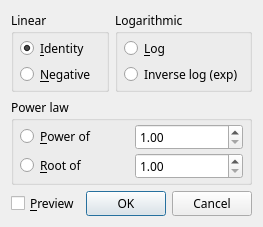
<?xml version="1.0" encoding="UTF-8"?>
<ui version="4.0">
 <class>Trans</class>
 <widget class="QDialog" name="Trans">
  <property name="geometry">
   <rect>
    <x>0</x>
    <y>0</y>
    <width>252</width>
    <height>169</height>
   </rect>
  </property>
  <property name="maximumSize">
   <size>
    <width>16777215</width>
    <height>169</height>
   </size>
  </property>
  <property name="font">
   <font>
    <family>宋体</family>
   </font>
  </property>
  <property name="windowTitle">
   <string>Transformation</string>
  </property>
  <layout class="QGridLayout" name="gridLayout_4">
   <item row="0" column="0">
    <widget class="QGroupBox" name="groupBox_2">
     <property name="title">
      <string>Linear</string>
     </property>
     <layout class="QGridLayout" name="gridLayout_3">
      <property name="leftMargin">
       <number>6</number>
      </property>
      <property name="topMargin">
       <number>3</number>
      </property>
      <property name="rightMargin">
       <number>6</number>
      </property>
      <property name="bottomMargin">
       <number>3</number>
      </property>
      <property name="verticalSpacing">
       <number>3</number>
      </property>
      <item row="0" column="0">
       <widget class="QRadioButton" name="radioButton_i">
        <property name="text">
         <string>&amp;Identity</string>
        </property>
        <property name="checked">
         <bool>true</bool>
        </property>
        <attribute name="buttonGroup">
         <string notr="true">buttonGroup</string>
        </attribute>
       </widget>
      </item>
      <item row="1" column="0">
       <widget class="QRadioButton" name="radioButton_n">
        <property name="text">
         <string>&amp;Negative</string>
        </property>
        <attribute name="buttonGroup">
         <string notr="true">buttonGroup</string>
        </attribute>
       </widget>
      </item>
     </layout>
    </widget>
   </item>
   <item row="0" column="1">
    <widget class="QGroupBox" name="groupBox_3">
     <property name="title">
      <string>Logarithmic</string>
     </property>
     <layout class="QGridLayout" name="gridLayout_2">
      <property name="leftMargin">
       <number>6</number>
      </property>
      <property name="topMargin">
       <number>3</number>
      </property>
      <property name="rightMargin">
       <number>6</number>
      </property>
      <property name="bottomMargin">
       <number>3</number>
      </property>
      <property name="verticalSpacing">
       <number>3</number>
      </property>
      <item row="0" column="0">
       <widget class="QRadioButton" name="radioButton_log">
        <property name="text">
         <string>&amp;Log</string>
        </property>
        <attribute name="buttonGroup">
         <string notr="true">buttonGroup</string>
        </attribute>
       </widget>
      </item>
      <item row="1" column="0">
       <widget class="QRadioButton" name="radioButton_exp">
        <property name="text">
         <string>Inverse log (exp)</string>
        </property>
        <attribute name="buttonGroup">
         <string notr="true">buttonGroup</string>
        </attribute>
       </widget>
      </item>
     </layout>
    </widget>
   </item>
   <item row="1" column="0" colspan="2">
    <widget class="QGroupBox" name="groupBox">
     <property name="title">
      <string>Power law</string>
     </property>
     <layout class="QGridLayout" name="gridLayout">
      <property name="leftMargin">
       <number>6</number>
      </property>
      <property name="topMargin">
       <number>3</number>
      </property>
      <property name="rightMargin">
       <number>6</number>
      </property>
      <property name="bottomMargin">
       <number>3</number>
      </property>
      <property name="verticalSpacing">
       <number>3</number>
      </property>
      <item row="0" column="0">
       <widget class="QRadioButton" name="radioButton_pow">
        <property name="text">
         <string>&amp;Power of</string>
        </property>
        <attribute name="buttonGroup">
         <string notr="true">buttonGroup</string>
        </attribute>
       </widget>
      </item>
      <item row="0" column="1">
       <widget class="QDoubleSpinBox" name="doubleSpinBox_pow">
        <property name="minimum">
         <double>1.000000000000000</double>
        </property>
        <property name="maximum">
         <double>1000000000.000000000000000</double>
        </property>
        <property name="value">
         <double>1.000000000000000</double>
        </property>
       </widget>
      </item>
      <item row="1" column="0">
       <widget class="QRadioButton" name="radioButton_root">
        <property name="text">
         <string>&amp;Root of</string>
        </property>
        <attribute name="buttonGroup">
         <string notr="true">buttonGroup</string>
        </attribute>
       </widget>
      </item>
      <item row="1" column="1">
       <widget class="QDoubleSpinBox" name="doubleSpinBox_root">
        <property name="minimum">
         <double>1.000000000000000</double>
        </property>
        <property name="maximum">
         <double>1000000000.000000000000000</double>
        </property>
        <property name="value">
         <double>1.000000000000000</double>
        </property>
       </widget>
      </item>
     </layout>
    </widget>
   </item>
   <item row="2" column="0" colspan="2">
    <layout class="QHBoxLayout" name="horizontalLayout_3">
     <property name="spacing">
      <number>5</number>
     </property>
     <item>
      <widget class="QCheckBox" name="checkBox_preview">
       <property name="text">
        <string>&amp;Preview</string>
       </property>
      </widget>
     </item>
     <item>
      <spacer name="horizontalSpacer">
       <property name="orientation">
        <enum>Qt::Horizontal</enum>
       </property>
       <property name="sizeHint" stdset="0">
        <size>
         <width>40</width>
         <height>20</height>
        </size>
       </property>
      </spacer>
     </item>
     <item>
      <widget class="QDialogButtonBox" name="buttonBox">
       <property name="standardButtons">
        <set>QDialogButtonBox::Cancel|QDialogButtonBox::Ok</set>
       </property>
      </widget>
     </item>
    </layout>
   </item>
  </layout>
 </widget>
 <tabstops>
  <tabstop>radioButton_i</tabstop>
  <tabstop>radioButton_n</tabstop>
  <tabstop>radioButton_log</tabstop>
  <tabstop>radioButton_exp</tabstop>
  <tabstop>radioButton_pow</tabstop>
  <tabstop>doubleSpinBox_pow</tabstop>
  <tabstop>radioButton_root</tabstop>
  <tabstop>doubleSpinBox_root</tabstop>
  <tabstop>checkBox_preview</tabstop>
 </tabstops>
 <resources/>
 <connections>
  <connection>
   <sender>buttonBox</sender>
   <signal>accepted()</signal>
   <receiver>Trans</receiver>
   <slot>accept()</slot>
   <hints>
    <hint type="sourcelabel">
     <x>227</x>
     <y>158</y>
    </hint>
    <hint type="destinationlabel">
     <x>144</x>
     <y>103</y>
    </hint>
   </hints>
  </connection>
  <connection>
   <sender>buttonBox</sender>
   <signal>rejected()</signal>
   <receiver>Trans</receiver>
   <slot>reject()</slot>
   <hints>
    <hint type="sourcelabel">
     <x>241</x>
     <y>158</y>
    </hint>
    <hint type="destinationlabel">
     <x>241</x>
     <y>95</y>
    </hint>
   </hints>
  </connection>
 </connections>
 <buttongroups>
  <buttongroup name="buttonGroup"/>
 </buttongroups>
</ui>
